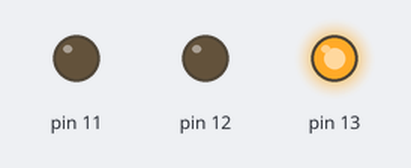
Simulated run of this sketch. Board: Arduino Uno, built with avr-gcc and run on an emulated ATmega328P. Parts: output pins drawn as LEDs (lit = HIGH).

Above: at 7.5 s.
At 12.2 s:
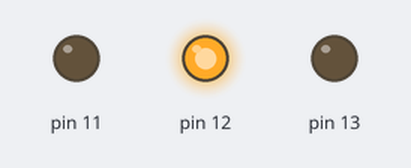
At 14.7 s:
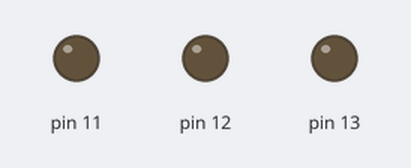
At 17.5 s:
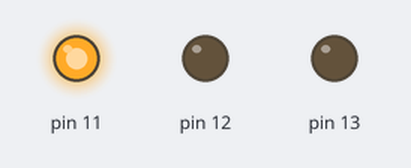
Timing chart, 0 to 24.5 s (numbered marks = the images above):
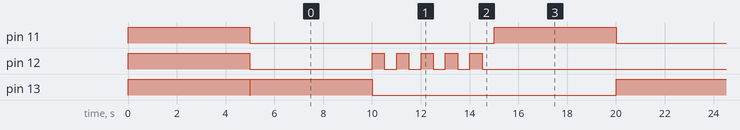

Measured:
- by itself, pin 11: alternates HIGH for 5.0 s and LOW for 10.0 s
- by itself, pin 12: repeats every 15.0 s: 4 × (HIGH 0.50 s, LOW 0.50 s), HIGH 0.50 s, LOW 10.5 s
- by itself, pin 13: repeats every 15.0 s: HIGH 5.0 s, LOW 10.0 s

The sketch:

ex08.ino
```cpp
void setup() {
 pinMode(13, OUTPUT); // 빨강
 pinMode(12, OUTPUT); // 노랑
 pinMode(11, OUTPUT); // 초록
 digitalWrite(13, HIGH); //LED 켜기
 digitalWrite(12, HIGH);
 digitalWrite(11, HIGH);
 delay(5000); //5초동안 상태 유지, 1000 -> 1초
 digitalWrite(13, LOW); //LED 끄기
 digitalWrite(12, LOW);
 digitalWrite(11, LOW);
 delay(10);
}

void loop() {
 // 빨강5초켜기 -> 빨강끄기 -> 5 x(노랑0.5초켜기->0.5노랑끄기)->초록5초켜고->초록끄기
  digitalWrite(13, HIGH); //빨강켜기
  delay(5000); //5초동안 상태 유지
  digitalWrite(13, LOW); //빨강끄기
  for(int i=0;i < 5; i++){ //i=0, i=1, i=2, i=3, i=4
    digitalWrite(12, HIGH); //노랑켜기
    delay(500); // 0.5초 켠상태 유지
    digitalWrite(12, LOW); //노랑끄기
    delay(500); // 0.5초 끈상태 유지
  }
  digitalWrite(11, HIGH); //초록켜기
  delay(5000);
  digitalWrite(11, LOW);
}
```
